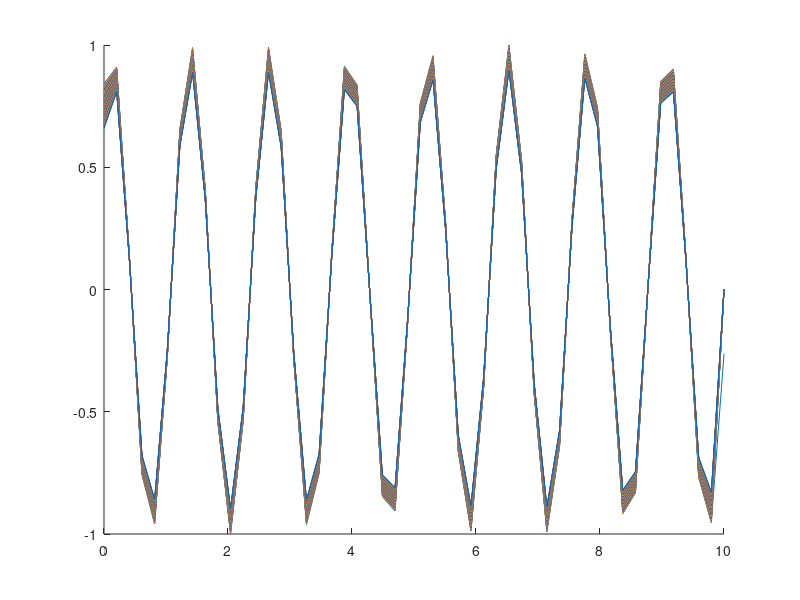

Write MATLAB code to recreate this figure.
fprintf('hellfsfsdfsdfo\n');

%Start of own coding for the heat equation form PDE

clf;
xmin = 0; xmax = 10; %Range on spatial distribution
tmin = 0; tmax = 10; %Number of time steps 

MeshSp = 50; %Number of spatial distributions. Mesh in space
MeshTi  = 50; %Number of time steps. Mesh in time

dx = (xmax-xmin)/(MeshSp-1); %'width' of each space step
dt = (tmax-tmin)/(MeshTi-1); %'width' of each time step. 

x = [xmin:dx:xmax]; %Vector of space steps
y = [tmin:dt:tmax]; %Vector of time steps

alpha = 0.0005; %The Heat equation constant
r = alpha*dt/(dx^2); %r
r2 = 1-2*r;

%Matrix to store cells wrt space and time
ncells = zeros (MeshSp,MeshTi); 
tcells = zeros (MeshSp,MeshTi); 

%Setting initial condition for ncells and tcells. 
%defines first column (represents the number of cells at every space point
%for t=0
%Set to trig functions for now
for i=1:MeshSp
    ncells(i,1) = sin(i);
    tcells(i,1) = cos(i); 
end

%Filling up the ncells for time and space. 
for i= 1:MeshTi %Time evolution
    %First spatial point in the next time step
    ncells(1,i+1) = r*ncells(2,i)+ r2*ncells(1,i) + r*ncells(MeshSp-1,i);
    tcells(1,i+1) = r*tcells(2,i)+ r2*tcells(1,i) + r*tcells(MeshSp-1,i);
    for j= 2:MeshSp-1 %Space evolution
        %Fills out the future space steps for the future memory from the
        %previous memory and space steps
        ncells(j,i+1) = r*ncells(j+1,i) + r2*ncells(j,i) + r*ncells(j-1,i);
        tcells(j,i+1) = r*tcells(j+1,i) + r2*tcells(j,i) + r*tcells(j-1,i);
    end
    
 %End point for the instance i time and the error 
 ncells(MeshSp,j+1) = ncells(MeshSp,j) + r*(ncells(2,j)-2*ncells(MeshSp,j)+ncells(MeshSp-1,j));
 tcells(MeshSp,j+1) = tcells(MeshSp,j) + r*(tcells(2,j)-2*tcells(MeshSp,j)+tcells(MeshSp-1,j));
 % err(:,j+1) = u(:,j+1) - exp(t_0-t(j+1))*cos(x);. Error here wasn't
 % written for this function. 
end

%ncells (space,time)
%Plotting cells versus space 
hold on
for i=1:MeshTi
plot (x,ncells(:,i));
end
hold off

fprintf('hell111o\n');




